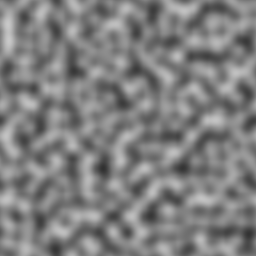
#> input picture noise1.jpg, 256 x 256 px, given in place of Labrador-Retriever-MP.jpg, which was not available
$ python Convolutions.py
#> lines starting #> are read from the running program, lines starting #| are printed output that depends on the picture
#> further down, img1 is the input picture: shape (256, 256); min 49, max 200, mean 127.5
# import the necessary packages
from skimage.exposure import rescale_intensity
import numpy as np
import argparse
import cv2


def convolve(image, kernel):
    # grab the spatial dimensions of the image, along with
    # the spatial dimensions of the kernel
    (iH, iW) = image.shape[:2]
#> iH = 256; iW = 256
    (kH, kW) = kernel.shape[:2]

    # allocate memory for the output image, taking care to
    # "pad" the borders of the input image so the spatial
    # size (i.e., width and height) are not reduced
    pad = (kW - 1) // 2
    image = cv2.copyMakeBorder(image, pad, pad, pad, pad,
                               cv2.BORDER_REPLICATE)
    output = np.zeros((iH, iW), dtype="float32")

    # loop over the input image, "sliding" the kernel across
    # each (x, y)-coordinate from left-to-right and top to
    # bottom
    for y in np.arange(pad, iH + pad):
        for x in np.arange(pad, iW + pad):
            # extract the ROI of the image by extracting the
            # *center* region of the current (x, y)-coordinates
            # dimensions
            roi = image[y - pad:y + pad + 1, x - pad:x + pad + 1]

            # perform the actual convolution by taking the
            # element-wise multiplicate between the ROI and
            # the kernel, then summing the matrix
            k = (roi * kernel).sum() / 159

            # store the convolved value in the output (x,y)-
            # coordinate of the output image
            output[y - pad, x - pad] = k

    # rescale the output image to be in the range [0, 255]
    output = rescale_intensity(output, in_range=(0, 255))
    output = (output * 255).astype("uint8")

    # return the output image
    return output

kernel = np.array((
    [0, 1, 0],
    [1, 4, 1],
    [0, 1, 0]))

kernel1 = np.array((
    [2, 4,  5,   4, 2],
    [4, 9,  12,  9, 4],
    [5, 12, 15, 12, 5],
    [4,  9, 12,  9, 4],
    [2,  4,  5,  4, 2]
))
img1 = cv2.imread(r'C:\Users\chris\Desktop\Labrador-Retriever-MP.jpg',0)

img2 = convolve(img1, kernel1)

img12 = np.hstack((img1,img2))
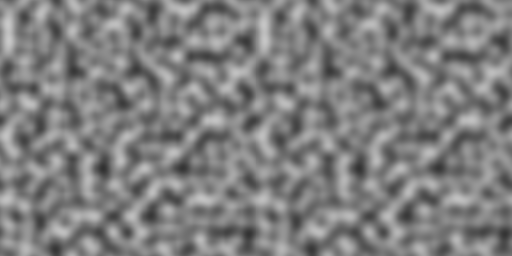
#> img12: shape (256, 512); min 49, max 200, mean 127.3

cv2.imshow('lol', img12)
cv2.waitKey()

$ run again, on noise2.jpg
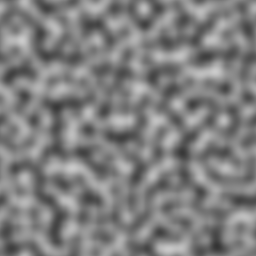
#> input picture noise2.jpg, 256 x 256 px, given in place of Labrador-Retriever-MP.jpg, which was not available
#> img1 is the input picture: shape (256, 256); min 52, max 203, mean 127.5
#> `img12 = np.hstack((img1,img2))`:
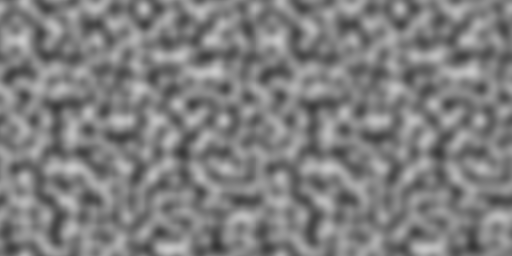
#> img12: shape (256, 512); min 52, max 203, mean 127.3

$ run again, on noise3.jpg
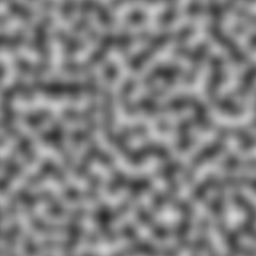
#> input picture noise3.jpg, 256 x 256 px, given in place of Labrador-Retriever-MP.jpg, which was not available
#> img1 is the input picture: shape (256, 256); min 41, max 212, mean 127.5
#> `img12 = np.hstack((img1,img2))`:
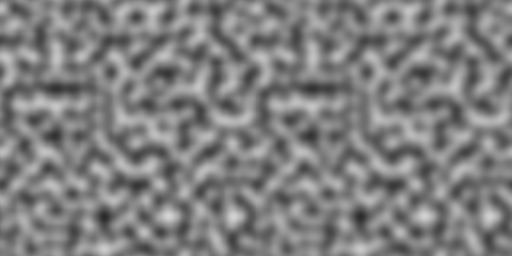
#> img12: shape (256, 512); min 41, max 212, mean 127.3
